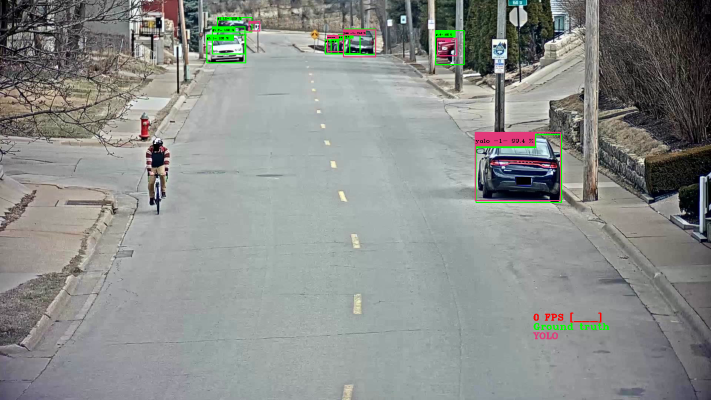
#> input picture week3/save_126.png, 1422 x 800 px (shown at 1/2 size)
$ python -i utils.py   (imports and definitions only)   (older library calls are emulated)
#> lines starting #> are read from the running program, lines starting #| are printed output that depends on the picture
import os
import sys
import cv2
import random
import imageio
import pandas as pd
import numpy as np
import xml.etree.ElementTree as ET
from sklearn.metrics import average_precision_score
from matplotlib import pyplot as plt
import colorsys

# [6 lines of commented-out code are left out]
DATA_PATH = '/home/group01/M6/data/aic19-track1-mtmc-train'

color_id =  {}

# Malisiewicz et al.
# [91 lines left out: functions non_max_suppression_fast, get_adj, not called in this run]


def get_GT_path(sequence, camera):
    # sequence: sequence ID integer, camera: camera ID integer
    return os.path.join(DATA_PATH, 'train', f'S{sequence:02d}',f'c{camera:03d}', 'gt', 'gt.txt')

def get_TRACKING_path(sequence, camera, folder="output_post"):
    # sequence: sequence ID integer, camera: camera ID integer
    return f"{folder}/S{sequence:02d}/c{camera:03d}/"

# [244 lines left out: functions get_random_col, fix_zero_idx, parse_aicity_rects, save_aicity_rects, parse_xml_rects, get_vertex_from_cwh and 6 more, not called in this run]


def resize_keep_ap(im, sf=None, width=None, height=None):
    shape = im.shape[:2][::-1]

    if sf:
     return cv2.resize(im, tuple(np.int0(sf*np.array(shape))))

    if width:
        return cv2.resize(im, (width, width*shape[1]//shape[0]))

    if height:
        return cv2.resize(im, (height*shape[0]//shape[1], height))

    return im


# [125 lines left out: functions display_resized, voc_ap, get_AP, not called in this run]

def get_VIDEO_path(sequence, camera):
    # sequence: sequence ID integer, camera: camera ID integer
    return os.path.join(DATA_PATH, 'train', f'S{sequence:02d}',f'c{camera:03d}', 'vdo.avi')

def get_DET_path(sequence, camera, algorithm):
    # sequence: sequence ID integer, camera: camera ID integer, algorithm:={yolo3, ssd512, mask_rcnn}
    return os.path.join(DATA_PATH, 'train', f'S{sequence:02d}',f'c{camera:03d}','det','det_{algorithm}.txt')

def gif_preprocess(im, width=512):
    im = resize_keep_ap(im, width=width)
    # im = cv2.cvtColor(im, cv2.COLOR_BGR2RGB)
    return im

>>> import cv2
>>> picture = cv2.imread('../week3/save_126.png')
#> picture is the input picture: shape (800, 1422, 3); mean B, G, R 138.7, 141.6, 138.4
>>> result = gif_preprocess(picture)
#> in resize_keep_ap, `return cv2.resize(im, (width, width*shape[1]//shape[0]))`:
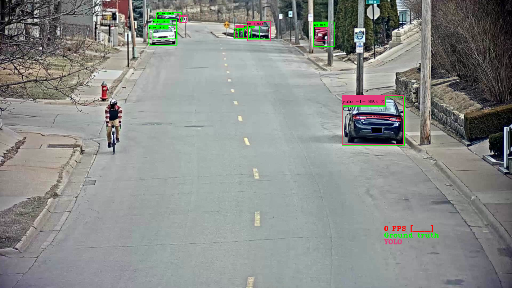
#> returned value: shape (288, 512, 3); mean of channels 0, 1, 2 138.6, 141.5, 138.4; drawn as B, G, R
